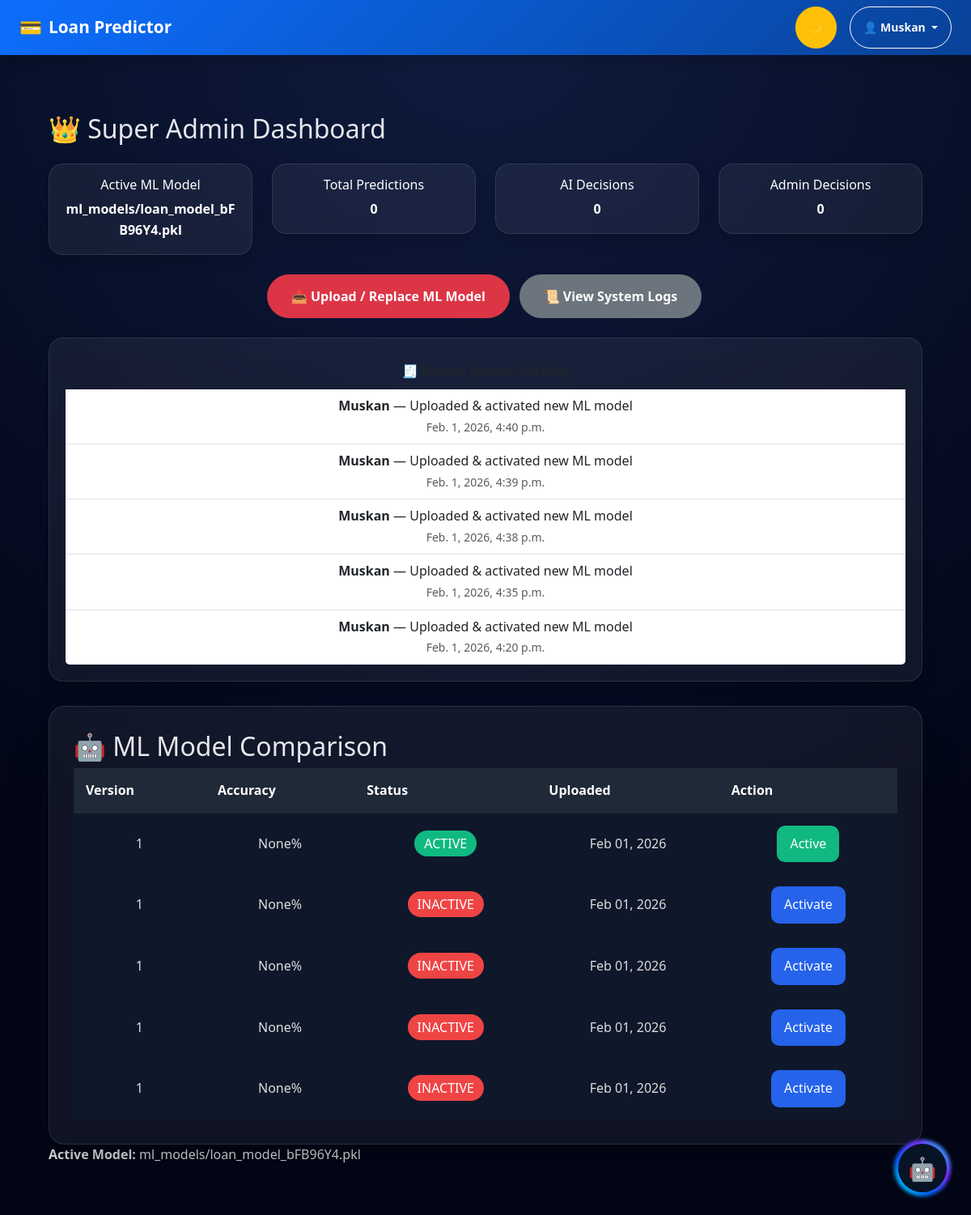
Page /superadmin/dashboard/ (signed in) on the earlier database version.
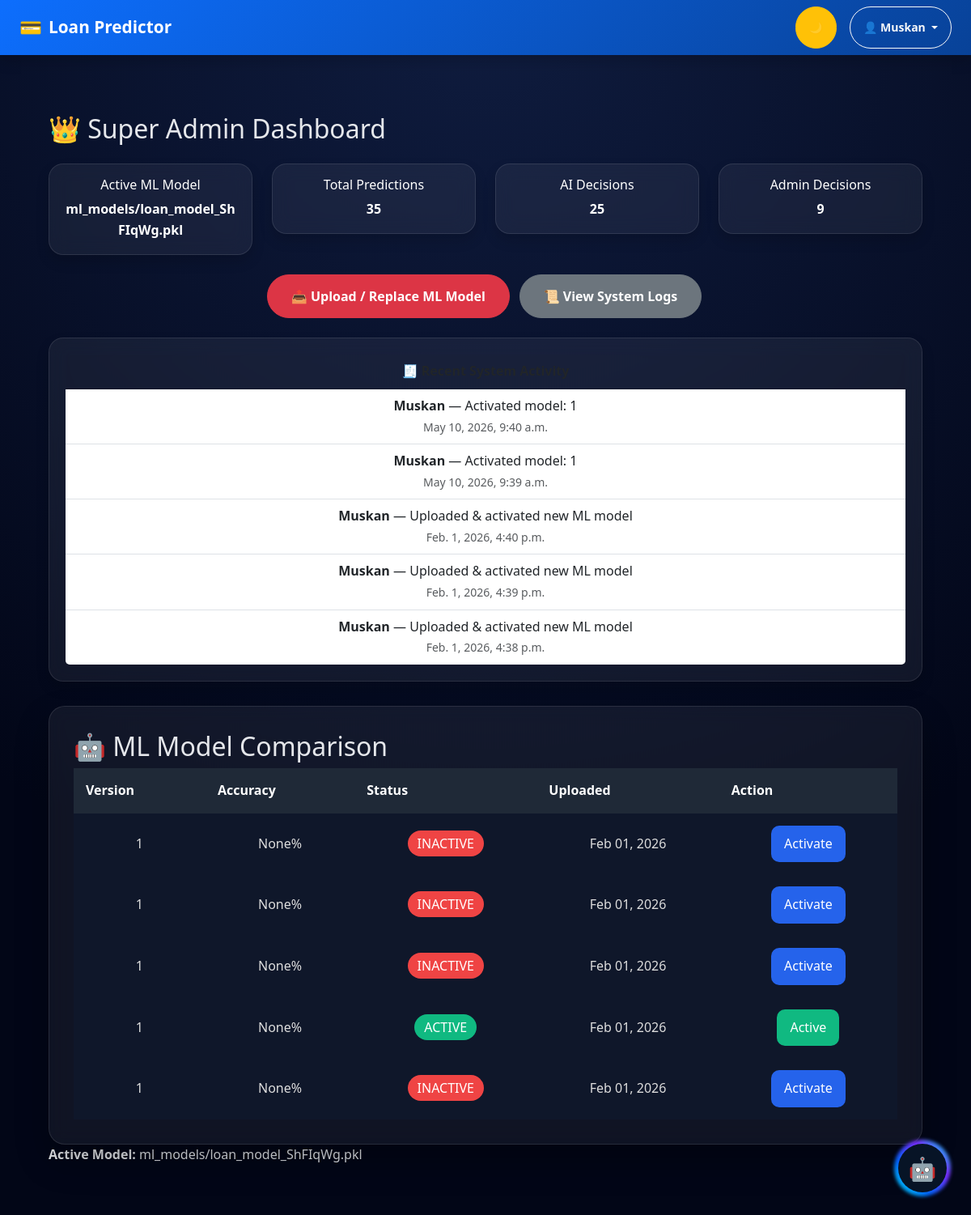
Same page on the later database version.
### predictor/models.py (models this page shows, shortened)
class MLModel(models.Model):
    file = models.FileField(upload_to="ml_models/")
    version = models.CharField(max_length=20)
    accuracy = models.FloatField(null=True, blank=True)
    uploaded_at = models.DateTimeField(auto_now_add=True)
    uploaded_by = models.ForeignKey(User, on_delete=models.SET_NULL, null=True)
    is_active = models.BooleanField(default=False)

class AuditLog(models.Model):
    user = models.ForeignKey(User, on_delete=models.SET_NULL, null=True)
    action = models.CharField(max_length=255)
    timestamp = models.DateTimeField(auto_now_add=True)

### predictor/views.py (the view)
# urls.py: path('superadmin/dashboard/', views.superadmin_dashboard, name='superadmin_dashboard'),
@login_required
@user_passes_test(is_super_admin)
def superadmin_dashboard(request):
    active_model = MLModel.objects.filter(
        is_active=True
    ).first()
    models = MLModel.objects.all().order_by(
        '-uploaded_at'
    )
    context = {
        "active_model": active_model,
        "models": models,
        "total_predictions":
            LoanApplication.objects.count(),
        "ai_decisions": LoanApplication.objects.exclude(
                probability=0
        ).count(),
        "admin_decisions":
            LoanApplication.objects.filter(
                status='ADMIN_APPROVED'
            ).count(),
        "recent_logs":
            AuditLog.objects.order_by(
                "-timestamp"
            )[:5],
    }
    return render(
        request,
        "predictor/superadmin_dashboard.html",
        context
    )

### predictor/utils.py (called while the page is built)
def is_super_admin(user):
    return user.groups.filter(name="SuperAdmin").exists()

### predictor/templates/predictor/superadmin_dashboard.html
{% extends "predictor/base.html" %}
{% load static %}
{% block content %}
<div class="container mt-4">
  <h2 class="mb-4">👑 Super Admin Dashboard</h2>
  <div class="row g-4 mb-4">
    <div class="col-md-3 ">
      <div class="card shadow  co p-3">
        <h6>Active ML Model</h6>
        <strong>
          {% if active_model %}
          {{ active_model.file.name }}
          {% else %}
          No Active Model
          {% endif %}
        </strong>
      </div>
    </div>
    <div class="col-md-3">
      <div class="card shadow co p-3">
        <h6>Total Predictions</h6>
        <strong>{{ total_predictions }}</strong>
      </div>
    </div>
    <div class="col-md-3">
      <div class="card shadow co p-3">
        <h6>AI Decisions</h6>
        <strong>{{ ai_decisions }}</strong>
      </div>
    </div>
    <div class="col-md-3">
      <div class="card shadow co p-3">
        <h6>Admin Decisions</h6>
        <strong>{{ admin_decisions }}</strong>
      </div>
    </div>
  </div>
  <div class="mb-4 okk">
    <a href="{% url 'upload_model' %}" class="btn btn-danger me-2">
      📤 Upload / Replace ML Model
    </a>
    <a href="{% url 'system_history' %}" class="btn btn-secondary">
      📜 View System Logs
    </a>
  </div>
  <div class="card shadow">
    <div class="card-header fw-bold">
      🧾 Recent System Activity
    </div>
    <ul class="list-group list-group-flush">
      {% for log in recent_logs %}
      <li class="list-group-item">
        <strong>{{ log.user }}</strong> — {{ log.action }}
        <br>
        <small class="text-muted">{{ log.timestamp }}</small>
      </li>
      {% empty %}
      <li class="list-group-item text-muted">No activity yet</li>
      {% endfor %}
    </ul>
  </div>
  <div class="model-section">
    <h2>🤖 ML Model Comparison</h2>
    <table>
        <thead>
            <tr>
                <th>Version</th>
                <th>Accuracy</th>
                <th>Status</th>
                <th>Uploaded</th>
                <th>Action</th>
            </tr>
        </thead>
        <tbody>
            {% for model in models %}
            <tr>
                <td>{{ model.version }}</td>
                <td>
                    {{ model.accuracy }}%
                </td>
                <td>
                    {% if model.is_active %}
                        <span class="active-badge">
                            ACTIVE
                        </span>
                    {% else %}
                        <span class="inactive-badge">
                            INACTIVE
                        </span>
                    {% endif %}
                </td>
                <td>
                    {{ model.uploaded_at|date:"M d, Y" }}
                </td>
                <td>
                    {% if not model.is_active %}
                    <a href="{% url 'activate_model' model.id %}">
                        <button class="activate-btn">
                            Activate
                        </button>
                    </a>
                    {% else %}
                    <button class="active-btn">
                        Active
                    </button>
                    {% endif %}
                </td>
            </tr>
            {% endfor %}
        </tbody>
    </table>
</div>
  {% if active_model %}
  <p><strong>Active Model:</strong> {{ active_model.file.name }}</p>
  {% else %}
  <div class="alert alert-warning">
    No ML model uploaded yet. Please upload one.
  </div>
  {% endif %}
</div>
{% endblock %}

Differences in the rows shown:
no longer on this page (row unchanged): AuditLog: user "Muskan", action "Uploaded & activated new ML model", timestamp "Feb. 1, 2026, 4:35 p.m."
no longer on this page (row unchanged): AuditLog: user "Muskan", action "Uploaded & activated new ML model", timestamp "Feb. 1, 2026, 4:20 p.m."
changed MLModel: is_active "INACTIVE Activate" → "ACTIVE Active"
added AuditLog: user "Muskan", action "Activated model: 1", timestamp "May 10, 2026, 9:40 a.m."
added AuditLog: user "Muskan", action "Activated model: 1", timestamp "May 10, 2026, 9:39 a.m."
changed MLModel (number 2 of 5 on the later page): is_active "ACTIVE Active" → "INACTIVE Activate"
Other differences:
{{ active_model.file.name }}: "ml_models/loan_model_bFB96Y4.pkl" → "ml_models/loan_model_ShFIqWg.pkl"
{{ total_predictions }}: "0" → "35"
{{ ai_decisions }}: "0" → "25"
{{ admin_decisions }}: "0" → "9"
